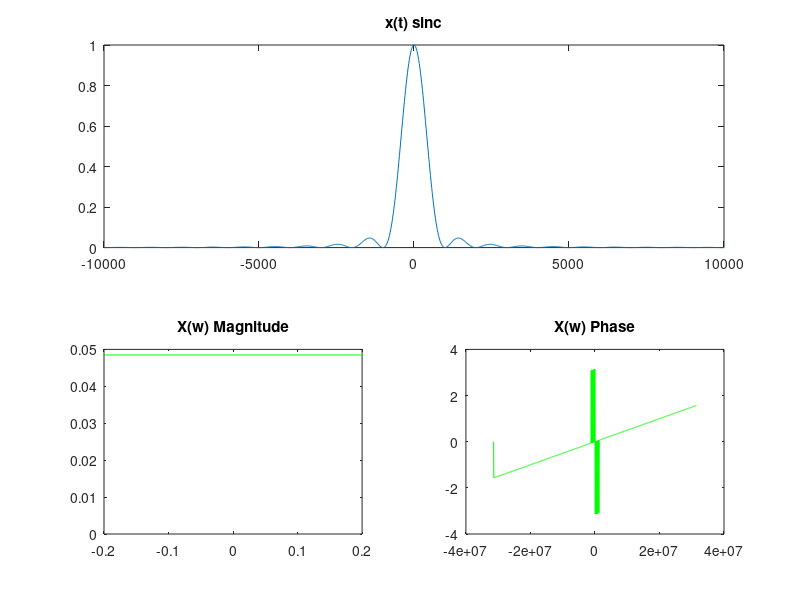
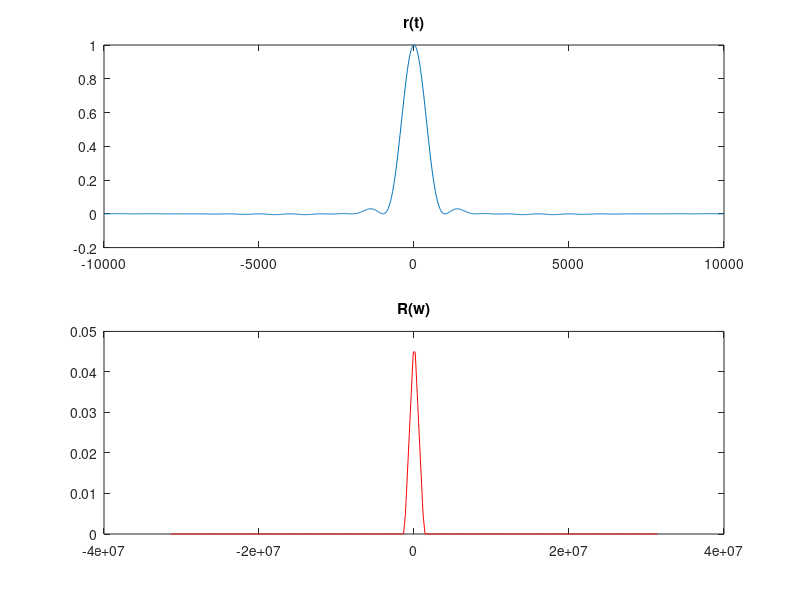

Write MATLAB code to recreate these figures, in order.
%%%%%%question 2 a
clc;
clear;
fs=1000;
t=linspace(-10*fs,10*fs,fs); 
%getting fft 
x=(sinc(0.001*t)).^2;
X = (1/fs)*fftshift(fft(x));
xMag=abs(X);
xPhas = angle(X);
%getting the frequncy to plot with the function
f=fs/2*t;
w=2*pi*f;
figure;
% Plot x(t) X(w)
subplot(2,2,[1,2]);plot(t,x);title('x(t) sinc');
% ploting magnitude , phase with w
subplot(2,2,3); plot(w,xMag,'g');title('X(w) Magnitude');
xlim([-0.2 0.2])
subplot(2,2,4); plot(w,xPhas,'g');title('X(w) Phase');

%%% question 2 b
r = x.*cos((2*pi*(10^5))*t);
R= (1/fs)*fftshift(fft(r));
rMag=abs(R);
rPhas= angle(R);
figure;
% Plot r(t) R(w)
subplot(2,2,[1,2]);plot(t,r);title('r(t)');
% ploting magnitude , phase with w
subplot(2,2,[3,4]); plot(w,rMag,'r');title('R(w)');

